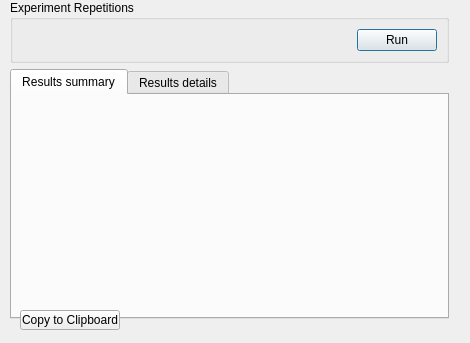
<?xml version="1.0" encoding="UTF-8"?>
<ui version="4.0">
 <author>Nestor Rodriguez</author>
 <class>Dialog</class>
 <widget class="QDialog" name="Dialog">
  <property name="windowModality">
   <enum>Qt::NonModal</enum>
  </property>
  <property name="geometry">
   <rect>
    <x>0</x>
    <y>0</y>
    <width>470</width>
    <height>343</height>
   </rect>
  </property>
  <property name="windowTitle">
   <string>Black Box Tester</string>
  </property>
  <widget class="QWidget" name="main_widget" native="true">
   <property name="geometry">
    <rect>
     <x>10</x>
     <y>0</y>
     <width>439</width>
     <height>319</height>
    </rect>
   </property>
   <property name="sizePolicy">
    <sizepolicy hsizetype="Expanding" vsizetype="Expanding">
     <horstretch>0</horstretch>
     <verstretch>0</verstretch>
    </sizepolicy>
   </property>
   <layout class="QGridLayout" name="gridLayout_2">
    <item row="0" column="0">
     <widget class="QGroupBox" name="expBox">
      <property name="title">
       <string>Experiment Repetitions</string>
      </property>
      <layout class="QGridLayout" name="gridLayout">
       <item row="0" column="0">
        <widget class="QWidget" name="paramBox" native="true"/>
       </item>
       <item row="0" column="1">
        <widget class="QPushButton" name="run_button">
         <property name="sizePolicy">
          <sizepolicy hsizetype="Minimum" vsizetype="Fixed">
           <horstretch>0</horstretch>
           <verstretch>0</verstretch>
          </sizepolicy>
         </property>
         <property name="minimumSize">
          <size>
           <width>50</width>
           <height>0</height>
          </size>
         </property>
         <property name="maximumSize">
          <size>
           <width>80</width>
           <height>16777215</height>
          </size>
         </property>
         <property name="text">
          <string>Run</string>
         </property>
        </widget>
       </item>
      </layout>
     </widget>
    </item>
    <item row="2" column="0">
     <widget class="QTabWidget" name="tabWidget">
      <property name="sizePolicy">
       <sizepolicy hsizetype="Expanding" vsizetype="Expanding">
        <horstretch>0</horstretch>
        <verstretch>0</verstretch>
       </sizepolicy>
      </property>
      <property name="currentIndex">
       <number>0</number>
      </property>
      <widget class="QWidget" name="summary_tab">
       <attribute name="title">
        <string>Results summary</string>
       </attribute>
       <layout class="QVBoxLayout" name="verticalLayout_2">
        <item>
         <layout class="QVBoxLayout" name="verticalLayout"/>
        </item>
       </layout>
      </widget>
      <widget class="QWidget" name="details_tab">
       <attribute name="title">
        <string>Results details</string>
       </attribute>
       <layout class="QVBoxLayout" name="verticalLayout_4">
        <item>
         <layout class="QVBoxLayout" name="verticalLayout_3"/>
        </item>
       </layout>
      </widget>
     </widget>
    </item>
   </layout>
  </widget>
  <widget class="QPushButton" name="copy_button">
   <property name="geometry">
    <rect>
     <x>20</x>
     <y>310</y>
     <width>100</width>
     <height>20</height>
    </rect>
   </property>
   <property name="maximumSize">
    <size>
     <width>100</width>
     <height>20</height>
    </size>
   </property>
   <property name="text">
    <string>Copy to Clipboard</string>
   </property>
  </widget>
 </widget>
 <resources/>
 <connections/>
</ui>
